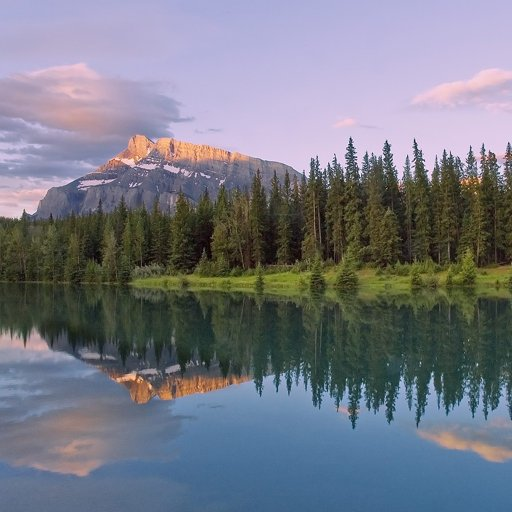
//> input picture OpenCV/lake.png, 512 x 512 px
$ ./affine_translation   (built with g++ and OpenCV 4)
//> lines starting //> are read from the running program, lines starting //| are printed output that depends on the picture
#include <opencv2/opencv.hpp>
using namespace cv;
using namespace std;

uchar bilinear_value(Mat img, int x, int y)
{
	if (x >= img.cols - 1) x--;
	if (y >= img.rows - 1) y--;

	Point pt((int)x, (int)y);
	int A = img.at<uchar>(pt);
	int B = img.at<uchar>(pt + Point(0, 1));
	int C = img.at<uchar>(pt + Point(1, 0));
	int D = img.at<uchar>(pt + Point(1, 1));

	double alpha = y - pt.y;
	double beta = x - pt.x;
	int M1 = A + (int)cvRound(alpha * (B - A));
	int M2 = C + (int)cvRound(alpha * (D - C));
	int P = M1 + (int)cvRound(beta * (M2 - M1));

	return saturate_cast<uchar>(P);
}

void affine_transform(Mat img, Mat& dst, Mat map, Size size)
{
	dst = Mat(img.size(), img.type(), Scalar(0));
	Rect rect(Point(0, 0), img.size());

	Mat inv_map;
	invertAffineTransform(map, inv_map);

	for (int i = 0; i < dst.rows; i++) {
		for (int j = 0; j < dst.cols; j++) {
			Point3d ji(j, i, 1);
			Mat xy = inv_map * (Mat)ji;
			Point2d pt = (Point2d)xy;

			if(rect.contains(pt))
				dst.at<uchar>(i, j) = bilinear_value(img, pt.x, pt.y);
		}
	}
}

int main()
{
	Mat image = imread("./lake.png", 0);
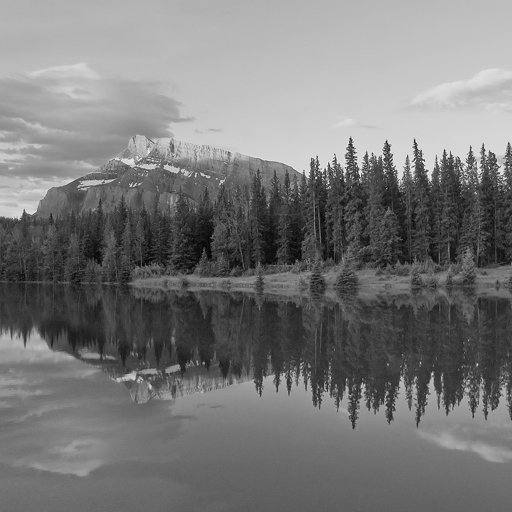
//> image: 512 rows x 512 cols, CV_8UC1; min 0, max 252, mean 120.8
	CV_Assert(image.data);

	Point2f pt1[3] = { Point2f(10, 200), Point2f(200, 150),
						Point2f(300, 300) };
	Point2f pt2[3] = { Point2f(10, 10), Point2f(250, 10),
						Point2f(300, 300) };
	Point center(200, 100);
	double angle = 30.0;
	double scale = 1;

	Mat aff_map = getAffineTransform(pt1, pt2);
	Mat rot_map = getRotationMatrix2D(center, angle, scale);

	Mat dst1, dst2, dst3, dst4;
	affine_transform(image, dst1, aff_map, image.size());
//> after the loop in affine_transform, `for (int i = 0; i < dst.rows; i++)`:
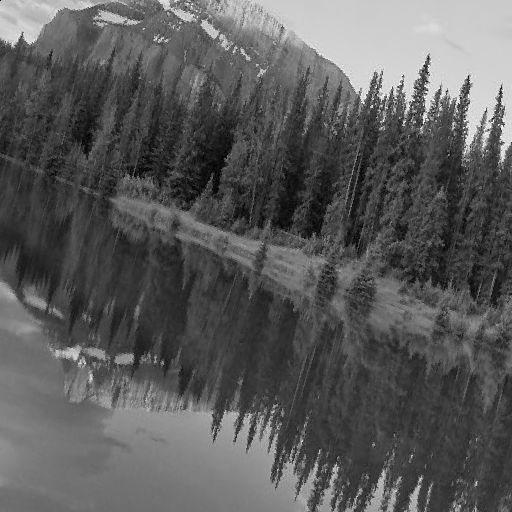
//> dst: 512 rows x 512 cols, CV_8UC1; min 0, max 252, mean 90.7
	affine_transform(image, dst2, rot_map, image.size());
//> call 2 of affine_transform, with size = Size(512, 512)
//> after the loop in affine_transform (call 2), `for (int i = 0; i < dst.rows; i++)`:
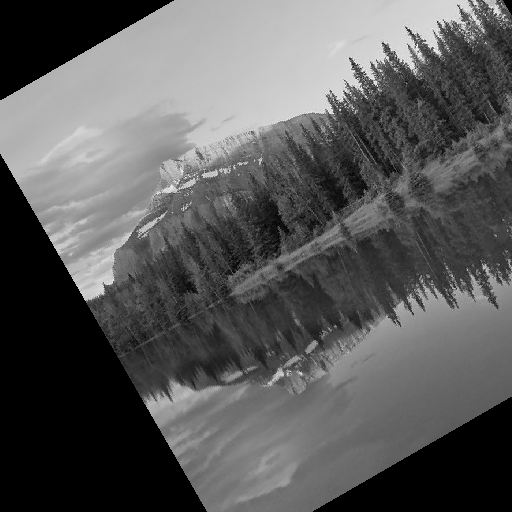
//> dst: 512 rows x 512 cols, CV_8UC1; min 0, max 252, mean 90.6

	warpAffine(image, dst3, aff_map, image.size(), INTER_LINEAR);
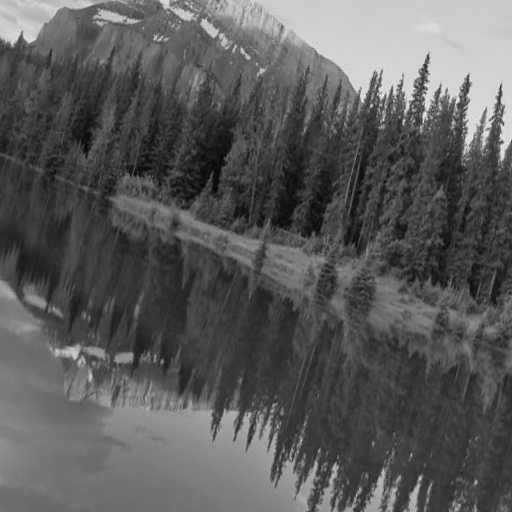
//> dst3: 512 rows x 512 cols, CV_8UC1; min 3, max 244, mean 90.5
	warpAffine(image, dst4, rot_map, image.size(), INTER_LINEAR);

	cvtColor(image, image, COLOR_GRAY2BGR);
//> image: 512 rows x 512 cols, CV_8UC3
	cvtColor(dst1, dst1, COLOR_GRAY2BGR);

	for (int i = 0; i < 3; i++) {
		circle(image, pt1[i], 3, Scalar(0, 0, 255), 2);
		circle(dst1, pt2[i], 3, Scalar(0, 0, 255), 2);
	}
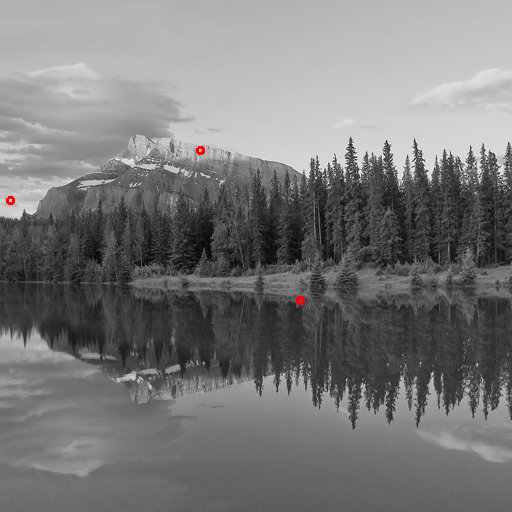
//> image: 512 rows x 512 cols, CV_8UC3; mean B, G, R 120.7, 120.7, 120.9
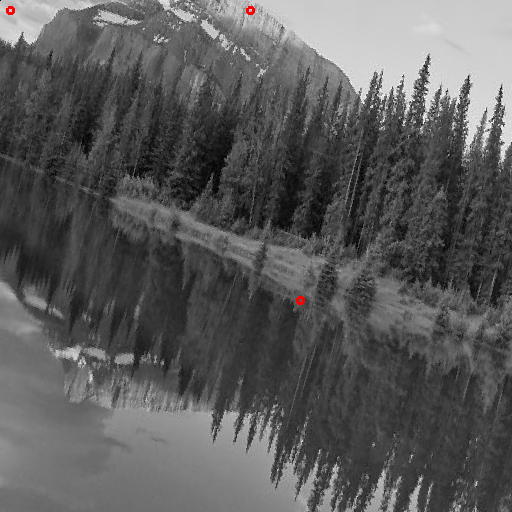
//> dst1: 512 rows x 512 cols, CV_8UC3; mean B, G, R 90.6, 90.6, 90.7

	imshow("image", image);
	waitKey();

	return 0;
}

$ run again, with OpenCV/box.jpg saved as OpenCV/lake.png
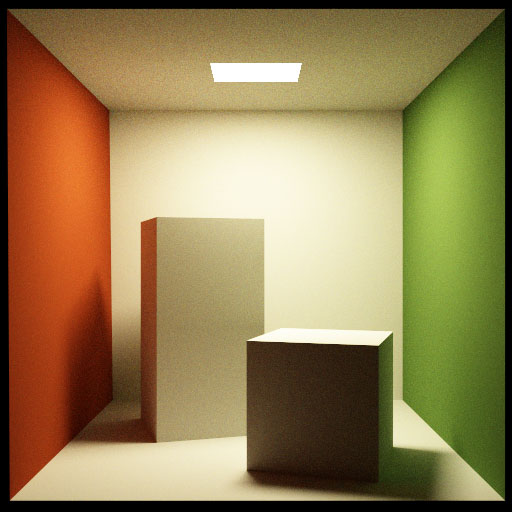
//> input picture OpenCV/box.jpg, 512 x 512 px
//> after the loop `for (int i = 0; i < 3; i++)`:
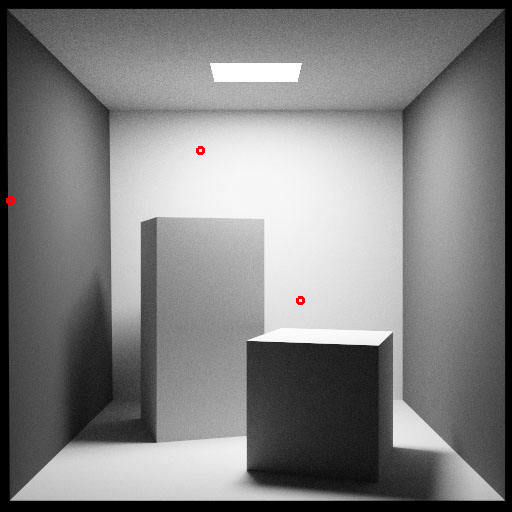
//> image: 512 rows x 512 cols, CV_8UC3; mean B, G, R 127.9, 127.9, 128.1
//> after the loop `for (int i = 0; i < 3; i++)`:
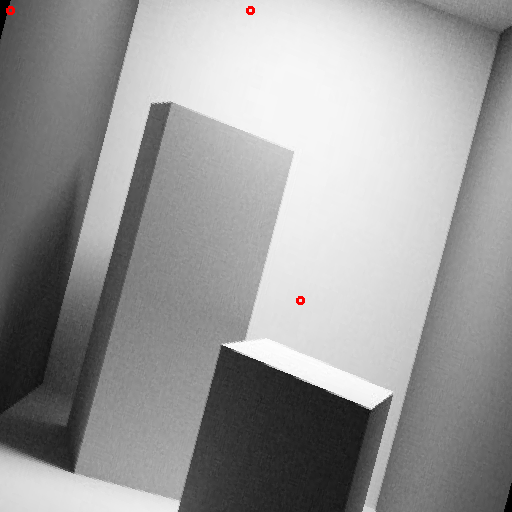
//> dst1: 512 rows x 512 cols, CV_8UC3; mean B, G, R 153.2, 153.2, 153.3
